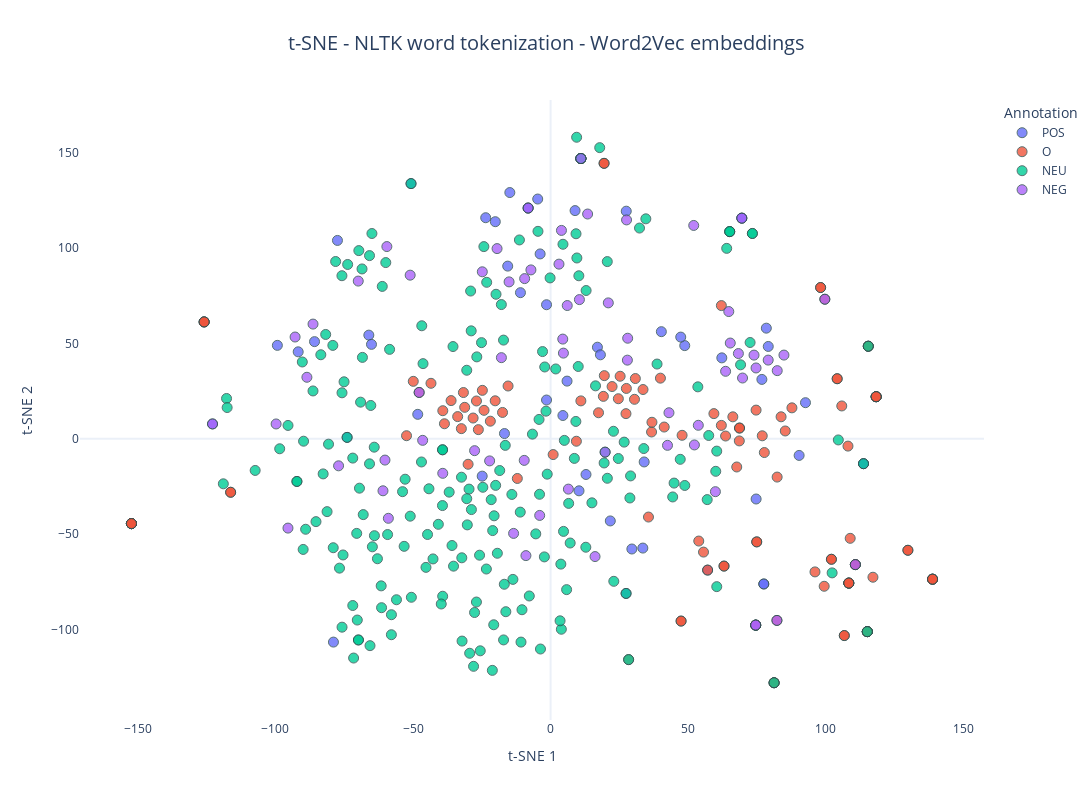

The notebook cell saved with this chart:
### Code cell
fig = px.scatter(
    x=vectors_word2vec_embedded[:, 0],
    y=vectors_word2vec_embedded[:, 1],
    color=annotations_word2vec,
    hover_data={"word": words_used_word2vec, "annotation": annotations_word2vec},
    title="t-SNE - NLTK word tokenization - Word2Vec embeddings",
    labels={"color": "Annotation", "x": "t-SNE 1", "y": "t-SNE 2"},
    color_continuous_scale=px.colors.sequential.Viridis,
    template="plotly_white",
)

fig.update_traces(
    marker=dict(size=10, opacity=0.8, line=dict(width=1, color="DarkSlateGrey"))
)
fig.update_layout(
    title_font_size=20,
    title_x=0.5,
    xaxis=dict(showgrid=False),
    yaxis=dict(showgrid=False),
    coloraxis_colorbar=dict(title="Annotation"),
    legend_title_text="Annotation",
    width=1100,
    height=800,
)

fig.show()

### Figure 1 — Plotly figure (JSON) as saved in the notebook; plotly's stock layout.template omitted (floating-point values rounded to 4 significant figures; data arrays with more than 128 entries replaced by an {"elided": "..."} marker saying what was removed)
{"data": [{"customdata": [["nie", "POS"], ["mam", "POS"], ["żadnych", "POS"], ["zastrzeżeń", "POS"], ["polecam", "POS"], ["solidny", "POS"], ["świetnie", "POS"], ["ładne", "POS"], ["dobrze", "POS"], ["fajnie", "POS"], ["wysoki", "POS"], ["stabilny", "POS"], ["de", "POS"], ["best", "POS"], ["ok", "POS"], ["nie", "POS"], ["problem", "POS"], ["polecam", "POS"], ["zmieli", "POS"], ["wszystko", "POS"], ["poleca", "POS"], ["pozdrawiam", "POS"], ["pasuje", "POS"], ["wpasowuje", "POS"], ["się", "POS"], ["bez", "POS"], ["obaw", "POS"], ["wchodzi", "POS"], ["idealnie", "POS"], ["trwałe", "POS"], ["każdy", "POS"], ["sobie", "POS"], ["z", "POS"], ["tym", "POS"], ["poradzi", "POS"], ["lepszy", "POS"], ["warto", "POS"], ["lżejszy", "POS"], ["warto", "POS"], ["pobawić", "POS"], ["zawiera", "POS"], ["wszystko", "POS"], ["czego", "POS"], ["potrzeba", "POS"], ["bez", "POS"], ["problemu", "POS"], ["swobodnie", "POS"], ["nie", "POS"], ["przegrzewa", "POS"], ["dobra", "POS"], ["jakość", "POS"], ["wykonania", "POS"], ["super", "POS"], ["pasuje", "POS"], ["super", "POS"], ["polecam", "POS"]], "hovertemplate": "Annotation=POS<br>t-SNE 1=%{x}<br>t-SNE 2=%{y}<br>word=%{customdata[0]}<br>annotation=%{customdata[1]}<extra></extra>", "legendgroup": "POS", "marker": {"color": "#636efa", "line": {"color": "DarkSlateGrey", "width": 1}, "opacity": 0.8, "size": 10, "symbol": "circle"}, "mode": "markers", "name": "POS", "orientation": "v", "showlegend": true, "type": "scatter", "x": [76.81, 27.51, 78.43, 33.54, -8.16, -85.81, 48.77, -1.469, 47.32, 40.27, -99.32, -91.75, -48.28, 21.71, -16.76, 62.25, -78.93, -8.16, -24.86, 113.8, -14.81, 74.72, -23.58, -15.58, -152.4, 77.51, 29.55, -3.799, 10.34, 4.48, 34.02, -50.73, 57.09, -125.9, -1.472, -66.07, 69.52, -65.11, 69.52, -77.48, 8.899, 113.8, 92.67, 27.45, 77.51, 90.35, 12.88, 79.13, -10.95, 5.99, -122.9, -73.96, 17.03, -20.1, 18.11, -4.676], "xaxis": "x", "y": [31.17, 119.4, 58.06, -57.33, 121.1, 50.99, 48.9, 20.36, 53.38, 56.22, 49.04, 45.64, 12.84, -43.09, 2.761, 42.47, -106.7, 121.1, -19.58, -13.05, 129.2, -31.58, 116.0, 90.62, -44.47, -76.17, -57.81, 97.01, -27.29, 12.23, -12.14, 133.9, -68.88, 61.33, 70.35, 54.4, 115.8, 49.56, 115.8, 104.1, 119.7, -13.05, 18.95, -81.12, -76.17, -8.712, -18.72, 48.46, 76.68, 30.28, 7.812, 0.7545, 48.07, 113.9, 44.07, 125.8], "yaxis": "y"}, {"customdata": {"elided": "144x2 str values"}, "hovertemplate": "Annotation=O<br>t-SNE 1=%{x}<br>t-SNE 2=%{y}<br>word=%{customdata[0]}<br>annotation=%{customdata[1]}<extra></extra>", "legendgroup": "O", "marker": {"color": "#EF553B", "line": {"color": "DarkSlateGrey", "width": 1}, "opacity": 0.8, "size": 10, "symbol": "circle"}, "mode": "markers", "name": "O", "orientation": "v", "showlegend": true, "type": "scatter", "x": {"elided": "144 float values"}, "xaxis": "x", "y": {"elided": "144 float values"}, "yaxis": "y"}, {"customdata": {"elided": "206x2 str values"}, "hovertemplate": "Annotation=NEU<br>t-SNE 1=%{x}<br>t-SNE 2=%{y}<br>word=%{customdata[0]}<br>annotation=%{customdata[1]}<extra></extra>", "legendgroup": "NEU", "marker": {"color": "#00cc96", "line": {"color": "DarkSlateGrey", "width": 1}, "opacity": 0.8, "size": 10, "symbol": "circle"}, "mode": "markers", "name": "NEU", "orientation": "v", "showlegend": true, "type": "scatter", "x": {"elided": "206 float values"}, "xaxis": "x", "y": {"elided": "206 float values"}, "yaxis": "y"}, {"customdata": {"elided": "66x2 str values"}, "hovertemplate": "Annotation=NEG<br>t-SNE 1=%{x}<br>t-SNE 2=%{y}<br>word=%{customdata[0]}<br>annotation=%{customdata[1]}<extra></extra>", "legendgroup": "NEG", "marker": {"color": "#ab63fa", "line": {"color": "DarkSlateGrey", "width": 1}, "opacity": 0.8, "size": 10, "symbol": "circle"}, "mode": "markers", "name": "NEG", "orientation": "v", "showlegend": true, "type": "scatter", "x": [-27.62, -86.36, 69.78, -19.45, -99.78, -22.16, -95.46, 74.57, -77.07, 68.27, 3.056, -60.2, 73.96, 11.02, 6.472, 27.92, 65.32, 52.04, 28.03, -17.88, -3.954, 74.7, 27.62, 16.16, 63.62, -9.424, -7.145, -24.82, -15.08, 3.953, -60.93, 82.39, -88.58, -46.5, -92.87, 6.056, 13.47, 52.29, 64.78, 74.57, -8.959, 84.84, 69.52, 19.82, -51.04, -69.92, 4.669, -8.16, 59.92, 42.5, 53.71, -122.9, 4.428, 82.29, -58.97, -13.44, -59.51, 99.71, 79.11, 10.49, 20.99, 110.8, -9.581, -47.78, 43.04, -39.19], "xaxis": "x", "y": [-6.22, 60.2, 31.9, 99.8, 7.795, -11.59, -46.85, -97.75, -14.17, 44.74, 91.65, -11.16, 43.92, 147.1, -26.39, 41.28, 50.25, 112.0, 52.78, 42.59, -40.2, 37.18, 114.9, -61.78, 35.43, 84.06, 88.63, 87.63, 82.34, 109.4, -27.27, 35.77, 32.29, -0.7983, 53.42, 69.94, 117.9, -3.218, 66.77, -97.75, -61.28, 43.94, 115.8, -6.997, 85.87, 82.76, 44.97, 121.1, -27.74, -3.423, 7.095, 7.812, 52.33, -95.28, -41.71, -49.63, 100.9, 73.25, 41.31, 73.04, 71.33, -66.01, -11.31, 24.33, 13.68, -18.1], "yaxis": "y"}], "layout": {"coloraxis": {"colorbar": {"title": {"text": "Annotation"}}}, "height": 800, "legend": {"title": {"text": "Annotation"}, "tracegroupgap": 0}, "title": {"font": {"size": 20}, "text": "t-SNE - NLTK word tokenization - Word2Vec embeddings", "x": 0.5}, "width": 1100, "xaxis": {"anchor": "y", "autorange": true, "domain": [0, 1], "range": [-171.0, 157.5], "showgrid": false, "title": {"text": "t-SNE 1"}, "type": "linear"}, "yaxis": {"anchor": "x", "autorange": true, "domain": [0, 1], "range": [-147.5, 177.8], "showgrid": false, "title": {"text": "t-SNE 2"}, "type": "linear"}}}
